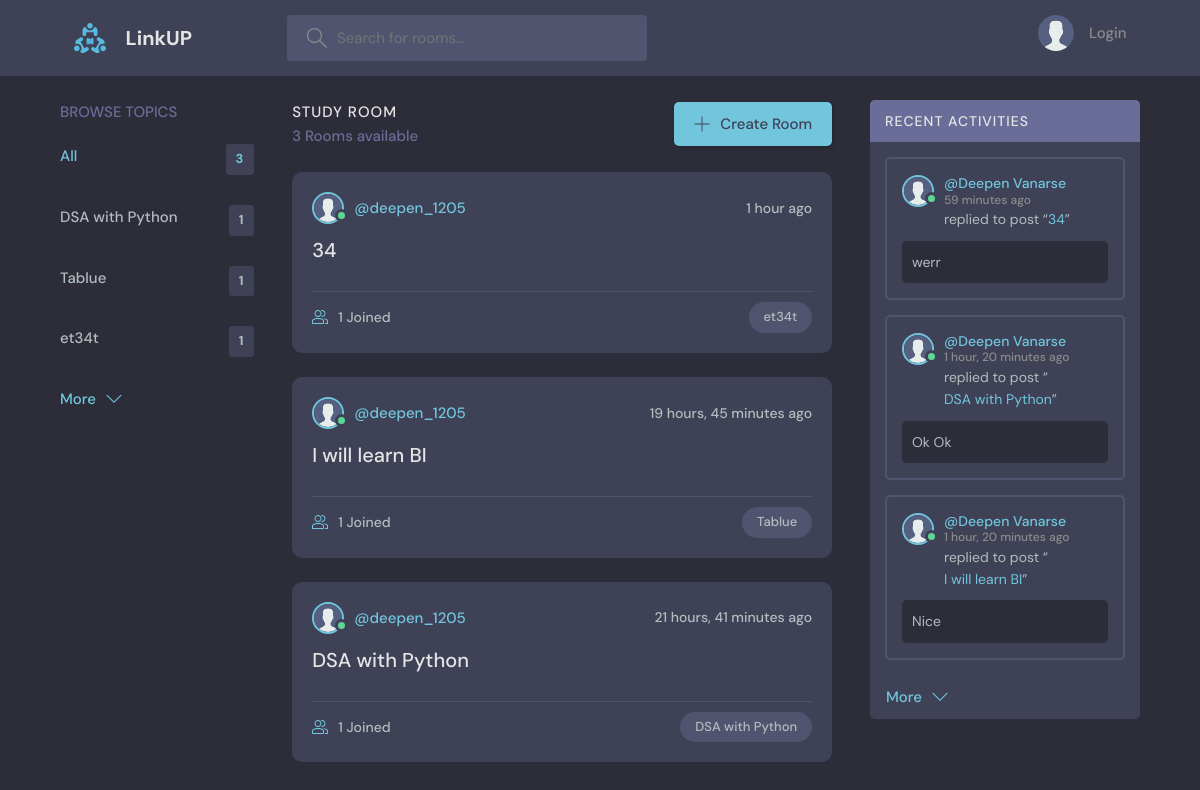
The page / on the database its author committed.
### base/models.py (models this page shows, shortened)
class Topic(models.Model):
    name = models.CharField(max_length=200)

class Room(models.Model):
    host = models.ForeignKey(User, on_delete=models.SET_NULL, null=True)
    topic = models.ForeignKey(Topic, on_delete= models.SET_NULL, null=True)
    name = models.CharField(max_length=200)
    description = models.TextField(null=True, blank=True)
    participants = models.ManyToManyField(User, related_name='participants', blank=True)
    updated = models.DateTimeField(auto_now=True)
    created = models.DateTimeField(auto_now_add=True)
    class Meta:
        ordering = ['-updated', '-created']
    def __str__(self):
        return self.name

class User(AbstractUser):
    name = models.CharField(max_length=200, null=True)
    email = models.EmailField(unique=True, null=True)
    bio = models.TextField(null=True)
    avatar = models.ImageField(null=True, default="avatar.svg")
    USERNAME_FIELD = 'email'  # Use email as the username
    REQUIRED_FIELDS = []  # Remove 'username' from the required fields
    objects = CustomUserManager()  # Set the custom manager here

class Message(models.Model):
    user = models.ForeignKey(User, on_delete=models.CASCADE)
    room = models.ForeignKey(Room, on_delete=models.CASCADE)
    body = models.TextField()
    updated = models.DateTimeField(auto_now=True)
    created = models.DateTimeField(auto_now_add=True)
    class Meta:
        ordering = ['-updated', '-created']

### base/views.py (the view)
# urls.py: path('', views.home, name = "home"),
def home(request):
    q = request.GET.get('q') if request.GET.get('q') != None else ''
    rooms = Room.objects.filter(
        Q(topic__name__icontains = q) | Q(name__icontains = q) | Q(description__icontains = q)
    )
    topics = Topic.objects.all()[0:10]
    room_count = rooms.count()
    room_messages = Message.objects.filter(Q(room__topic__name__icontains=q))[0:4]
    context = {'rooms' : rooms, 'topics' : topics, 'room_count' : room_count, 'room_messages' : room_messages}
    return render(request, 'base/home.html', context)

### base/templates/base/home.html (shortened to what this page needs)
{% extends "main.html" %}
{% block content %}
    <main class="layout layout--3">
      <div class="container">
        {% include "base/topics_component.html" %}
        <div class="roomList">
          <div class="roomList__header">
            <div>
              <h2>Study Room</h2>
              <p>{{room_count}} Rooms available</p>
            </div>
            <a class="btn btn--main" href="{% url 'create-room' %}">
              <svg version="1.1" xmlns="http://www.w3.org/2000/svg" width="32" height="32" viewBox="0 0 32 32">
                <title>add</title>
                <path
                  d="M16.943 0.943h-1.885v14.115h-14.115v1.885h14.115v14.115h1.885v-14.115h14.115v-1.885h-14.115v-14.115z"
                ></path>
              </svg>
              Create Room
            </a>
          </div>
          {% include 'base/feed_component.html' %}
        </div>
         {% include 'base/activity_component.html' %}
      </div>
    </main>
{% endblock %}

### base/templates/base/topics_component.html
<div class="topics">
    <div class="topics__header">
      <h2>Browse Topics</h2>
    </div>
    <ul class="topics__list">
      <li>
        <a href="{% url 'home' %}" class="active">All <span>{{topics.count}}</span></a>
      </li>
      {% for topic in topics %}
      <li>
        <a href="{% url 'home' %}?q={{topic.name}}">{{topic.name}} <span>{{topic.room_set.all.count}}</span></a>
      </li>
      {% endfor %}
    </ul>
    <a class="btn btn--link" href="{% url 'topics' %}">
      More
      <svg version="1.1" xmlns="http://www.w3.org/2000/svg" width="32" height="32" viewBox="0 0 32 32">
        <title>chevron-down</title>
        <path d="M16 21l-13-13h-3l16 16 16-16h-3l-13 13z"></path>
      </svg>
    </a>
  </div>

### base/templates/base/feed_component.html (shortened to what this page needs)
{% for room in rooms %}
<div class="roomListRoom">
            <div class="roomListRoom__header">
              <a href="{% url 'user-profile' room.host.id %}" class="roomListRoom__author">
                <div class="avatar avatar--small">
                  <img src="{{room.host.avatar.url}}" />
                </div>
                <span>@{{room.host.username}}</span>
              </a>
              <div class="roomListRoom__actions">
                <span>{{room.created|timesince}} ago</span>
              </div>
            </div>
            <div class="roomListRoom__content">
              <a href="{% url 'room' room.id %}">{{room.name}}</a>
            </div>
            <div class="roomListRoom__meta">
              <a href="{% url 'room' room.id %}" class="roomListRoom__joined">
                {{room.participants.all.count}} Joined
              </a>
              <p class="roomListRoom__topic">{{room.topic.name}}</p>
            </div>
          </div>
{% endfor %}

### base/templates/base/activity_component.html (shortened to what this page needs)
<div class="activities">
    <div class="activities__header">
      <h2>Recent Activities</h2>
    </div>
    {% for message in room_messages %}
    <div class="activities__box">
      <div class="activities__boxHeader roomListRoom__header">
        <a href="{% url 'user-profile' message.user.id %}" class="roomListRoom__author">
          <div class="avatar avatar--small">
            <img src="{{message.user.avatar.url}}" />
          </div>
          <p>
            @{{ message.user.name }}
            <span>{{ message.created|timesince }} ago</span>
          </p>
        </a>
      </div>
      <div class="activities__boxContent">
        <p>replied to post “<a href="{% url 'room' message.room.id%}">{{message.room}}</a>”</p>
        <div class="activities__boxRoomContent">
          {{message.body}}
        </div>
      </div>
    </div>
    {% endfor %}
    <div style="padding: 10px 0; color: #71c6dd;">
      <div style="margin-left: 16px;">
        <a class="btn btn--link" href="{% url 'activity' %}" style="color: #71c6dd; text-decoration: none;">
          More
          <svg version="1.1" xmlns="http://www.w3.org/2000/svg" width="32" height="32" viewBox="0 0 32 32" style="vertical-align: middle ;">
            <title>chevron-down</title>
            <path d="M16 21l-13-13h-3l16 16 16-16h-3l-13 13z"></path>
          </svg>
        </a>
      </div>
    </div>
  </div>

### rows shown on the page
Topic: name "DSA with Python", room_set.all.count "1"
Topic: name "Tablue", room_set.all.count "1"
Topic: name "et34t", room_set.all.count "1"
Room: host.avatar (placeholder picture), host.username "deepen_1205", created "1 hour", name "34", participants.all.count "1", topic.name "et34t"
Room: host.avatar (placeholder picture), host.username "deepen_1205", created "19 hours, 45 minutes", name "I will learn BI", participants.all.count "1", topic.name "Tablue"
Room: host.avatar (placeholder picture), host.username "deepen_1205", created "21 hours, 41 minutes", name "DSA with Python", participants.all.count "1", topic.name "DSA with Python"
Message: user.avatar (placeholder picture), user.name "Deepen Vanarse", created "59 minutes", room "34", body "werr"
Message: user.avatar (placeholder picture), user.name "Deepen Vanarse", created "1 hour, 20 minutes", room "DSA with Python", body "Ok Ok"
Message: user.avatar (placeholder picture), user.name "Deepen Vanarse", created "1 hour, 20 minutes", room "I will learn BI", body "Nice"

### other values the page prints
{{ topics.count }} "3"
{{ room_count }} "3"
